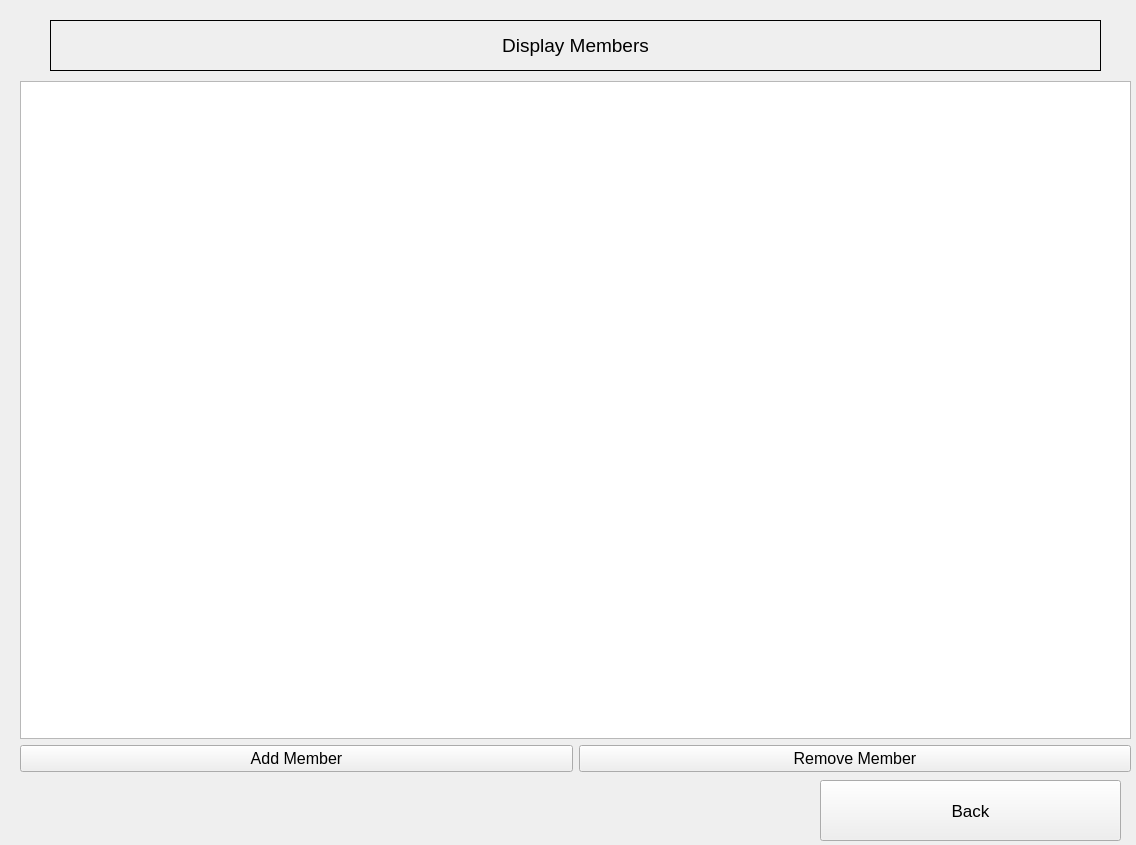
<?xml version="1.0" encoding="UTF-8"?>
<ui version="4.0">
 <class>Admin</class>
 <widget class="QDialog" name="Admin">
  <property name="geometry">
   <rect>
    <x>0</x>
    <y>0</y>
    <width>1136</width>
    <height>845</height>
   </rect>
  </property>
  <property name="windowTitle">
   <string>Dialog</string>
  </property>
  <property name="styleSheet">
   <string notr="true"/>
  </property>
  <widget class="QStackedWidget" name="stackedWidget">
   <property name="geometry">
    <rect>
     <x>10</x>
     <y>10</y>
     <width>1121</width>
     <height>831</height>
    </rect>
   </property>
   <property name="styleSheet">
    <string notr="true"/>
   </property>
   <property name="currentIndex">
    <number>1</number>
   </property>
   <widget class="QWidget" name="MainMenu">
    <widget class="QWidget" name="layoutWidget">
     <property name="geometry">
      <rect>
       <x>30</x>
       <y>240</y>
       <width>1061</width>
       <height>431</height>
      </rect>
     </property>
     <layout class="QVBoxLayout" name="verticalLayout">
      <item>
       <widget class="QPushButton" name="PushButton_DisplayMembers">
        <property name="minimumSize">
         <size>
          <width>161</width>
          <height>41</height>
         </size>
        </property>
        <property name="font">
         <font>
          <pointsize>16</pointsize>
         </font>
        </property>
        <property name="styleSheet">
         <string notr="true"/>
        </property>
        <property name="text">
         <string>Display Members</string>
        </property>
       </widget>
      </item>
      <item>
       <widget class="QPushButton" name="PushButton_DisplayInventory">
        <property name="minimumSize">
         <size>
          <width>161</width>
          <height>41</height>
         </size>
        </property>
        <property name="font">
         <font>
          <pointsize>16</pointsize>
         </font>
        </property>
        <property name="styleSheet">
         <string notr="true"/>
        </property>
        <property name="text">
         <string>Display Inventory</string>
        </property>
       </widget>
      </item>
      <item>
       <widget class="QPushButton" name="PushButton_DisplayUpAndDown">
        <property name="minimumSize">
         <size>
          <width>211</width>
          <height>41</height>
         </size>
        </property>
        <property name="font">
         <font>
          <pointsize>16</pointsize>
         </font>
        </property>
        <property name="styleSheet">
         <string notr="true"/>
        </property>
        <property name="text">
         <string>Upgrade/Downgrade Members</string>
        </property>
       </widget>
      </item>
     </layout>
    </widget>
    <widget class="QPushButton" name="PushButton_BackToMain">
     <property name="geometry">
      <rect>
       <x>800</x>
       <y>750</y>
       <width>301</width>
       <height>61</height>
      </rect>
     </property>
     <property name="font">
      <font>
       <pointsize>14</pointsize>
      </font>
     </property>
     <property name="styleSheet">
      <string notr="true"/>
     </property>
     <property name="text">
      <string>Back</string>
     </property>
    </widget>
    <widget class="QLabel" name="WelcomeLabel">
     <property name="geometry">
      <rect>
       <x>50</x>
       <y>60</y>
       <width>1021</width>
       <height>131</height>
      </rect>
     </property>
     <property name="font">
      <font>
       <pointsize>16</pointsize>
      </font>
     </property>
     <property name="styleSheet">
      <string notr="true"/>
     </property>
     <property name="frameShape">
      <enum>QFrame::Box</enum>
     </property>
     <property name="text">
      <string>Welcome to the Administration Page</string>
     </property>
     <property name="alignment">
      <set>Qt::AlignCenter</set>
     </property>
    </widget>
   </widget>
   <widget class="QWidget" name="DisplayMembers">
    <widget class="QWidget" name="layoutWidget_2">
     <property name="geometry">
      <rect>
       <x>10</x>
       <y>71</y>
       <width>1111</width>
       <height>691</height>
      </rect>
     </property>
     <layout class="QVBoxLayout" name="verticalLayout_2">
      <item>
       <widget class="QTableView" name="membersTable">
        <property name="styleSheet">
         <string notr="true"/>
        </property>
       </widget>
      </item>
      <item>
       <layout class="QHBoxLayout" name="horizontalLayout_2">
        <item>
         <widget class="QPushButton" name="PushButton_AddMember">
          <property name="font">
           <font>
            <pointsize>12</pointsize>
           </font>
          </property>
          <property name="styleSheet">
           <string notr="true"/>
          </property>
          <property name="text">
           <string>Add Member</string>
          </property>
         </widget>
        </item>
        <item>
         <widget class="QPushButton" name="PushButton_RemoveMember">
          <property name="font">
           <font>
            <pointsize>12</pointsize>
           </font>
          </property>
          <property name="styleSheet">
           <string notr="true"/>
          </property>
          <property name="text">
           <string>Remove Member</string>
          </property>
         </widget>
        </item>
       </layout>
      </item>
     </layout>
    </widget>
    <widget class="QLabel" name="labelpage2">
     <property name="geometry">
      <rect>
       <x>40</x>
       <y>10</y>
       <width>1051</width>
       <height>51</height>
      </rect>
     </property>
     <property name="font">
      <font>
       <pointsize>14</pointsize>
      </font>
     </property>
     <property name="styleSheet">
      <string notr="true"/>
     </property>
     <property name="frameShape">
      <enum>QFrame::Box</enum>
     </property>
     <property name="text">
      <string>Display Members</string>
     </property>
     <property name="alignment">
      <set>Qt::AlignCenter</set>
     </property>
    </widget>
    <widget class="QPushButton" name="PushButton_BackToHome">
     <property name="geometry">
      <rect>
       <x>810</x>
       <y>770</y>
       <width>301</width>
       <height>61</height>
      </rect>
     </property>
     <property name="font">
      <font>
       <pointsize>13</pointsize>
      </font>
     </property>
     <property name="styleSheet">
      <string notr="true"/>
     </property>
     <property name="text">
      <string>Back</string>
     </property>
    </widget>
   </widget>
   <widget class="QWidget" name="DisplayInventory">
    <widget class="QWidget" name="layoutWidget_3">
     <property name="geometry">
      <rect>
       <x>10</x>
       <y>80</y>
       <width>1111</width>
       <height>681</height>
      </rect>
     </property>
     <layout class="QVBoxLayout" name="verticalLayout_3">
      <item>
       <widget class="QTableView" name="itemsTable">
        <property name="styleSheet">
         <string notr="true"/>
        </property>
        <property name="selectionMode">
         <enum>QAbstractItemView::MultiSelection</enum>
        </property>
        <property name="selectionBehavior">
         <enum>QAbstractItemView::SelectRows</enum>
        </property>
       </widget>
      </item>
      <item>
       <layout class="QHBoxLayout" name="horizontalLayout_4">
        <item>
         <widget class="QPushButton" name="PushButton_AddItem">
          <property name="font">
           <font>
            <pointsize>10</pointsize>
           </font>
          </property>
          <property name="styleSheet">
           <string notr="true"/>
          </property>
          <property name="text">
           <string>Add Item</string>
          </property>
         </widget>
        </item>
        <item>
         <widget class="QPushButton" name="PushButton_ModifyItem">
          <property name="font">
           <font>
            <pointsize>10</pointsize>
           </font>
          </property>
          <property name="styleSheet">
           <string notr="true"/>
          </property>
          <property name="text">
           <string>Modify Item</string>
          </property>
         </widget>
        </item>
        <item>
         <widget class="QPushButton" name="PushButton_RemoveItem">
          <property name="font">
           <font>
            <pointsize>10</pointsize>
           </font>
          </property>
          <property name="styleSheet">
           <string notr="true"/>
          </property>
          <property name="text">
           <string>Remove Item</string>
          </property>
         </widget>
        </item>
       </layout>
      </item>
     </layout>
    </widget>
    <widget class="QLabel" name="labelpage3">
     <property name="geometry">
      <rect>
       <x>40</x>
       <y>10</y>
       <width>1041</width>
       <height>61</height>
      </rect>
     </property>
     <property name="font">
      <font>
       <pointsize>14</pointsize>
      </font>
     </property>
     <property name="styleSheet">
      <string notr="true"/>
     </property>
     <property name="frameShape">
      <enum>QFrame::Box</enum>
     </property>
     <property name="text">
      <string>Display Inventory</string>
     </property>
     <property name="alignment">
      <set>Qt::AlignCenter</set>
     </property>
    </widget>
    <widget class="QPushButton" name="PushButton_BackToHome2">
     <property name="geometry">
      <rect>
       <x>850</x>
       <y>770</y>
       <width>271</width>
       <height>51</height>
      </rect>
     </property>
     <property name="font">
      <font>
       <pointsize>14</pointsize>
      </font>
     </property>
     <property name="styleSheet">
      <string notr="true"/>
     </property>
     <property name="text">
      <string>Back</string>
     </property>
    </widget>
   </widget>
   <widget class="QWidget" name="DisplayUpAndDown">
    <widget class="QWidget" name="layoutWidget_4">
     <property name="geometry">
      <rect>
       <x>0</x>
       <y>80</y>
       <width>1121</width>
       <height>691</height>
      </rect>
     </property>
     <layout class="QVBoxLayout" name="verticalLayout_6">
      <item>
       <layout class="QVBoxLayout" name="verticalLayout_7">
        <item alignment="Qt::AlignHCenter|Qt::AlignVCenter">
         <widget class="QLabel" name="Label_MembershipUpgrades">
          <property name="font">
           <font>
            <pointsize>10</pointsize>
           </font>
          </property>
          <property name="styleSheet">
           <string notr="true"/>
          </property>
          <property name="text">
           <string>Suggested Membership To Upgrades</string>
          </property>
         </widget>
        </item>
        <item>
         <widget class="QTableView" name="UpgradeTable">
          <property name="font">
           <font>
            <pointsize>9</pointsize>
           </font>
          </property>
          <property name="styleSheet">
           <string notr="true"/>
          </property>
         </widget>
        </item>
       </layout>
      </item>
      <item>
       <layout class="QVBoxLayout" name="verticalLayout_4">
        <item alignment="Qt::AlignHCenter|Qt::AlignVCenter">
         <widget class="QLabel" name="Label_MembershipDowngrades">
          <property name="font">
           <font>
            <pointsize>10</pointsize>
           </font>
          </property>
          <property name="styleSheet">
           <string notr="true"/>
          </property>
          <property name="text">
           <string>Suggested Membership To Downgrades</string>
          </property>
         </widget>
        </item>
        <item>
         <widget class="QTableView" name="DowngradeTable">
          <property name="font">
           <font>
            <pointsize>9</pointsize>
           </font>
          </property>
          <property name="styleSheet">
           <string notr="true"/>
          </property>
         </widget>
        </item>
       </layout>
      </item>
     </layout>
    </widget>
    <widget class="QLabel" name="labelpage4">
     <property name="geometry">
      <rect>
       <x>20</x>
       <y>10</y>
       <width>1071</width>
       <height>61</height>
      </rect>
     </property>
     <property name="font">
      <font>
       <pointsize>14</pointsize>
      </font>
     </property>
     <property name="styleSheet">
      <string notr="true"/>
     </property>
     <property name="frameShape">
      <enum>QFrame::Box</enum>
     </property>
     <property name="text">
      <string>Upgrade/Downgrade Members</string>
     </property>
     <property name="alignment">
      <set>Qt::AlignCenter</set>
     </property>
    </widget>
    <widget class="QPushButton" name="PushButton_BackToHome3">
     <property name="geometry">
      <rect>
       <x>920</x>
       <y>780</y>
       <width>201</width>
       <height>51</height>
      </rect>
     </property>
     <property name="font">
      <font>
       <pointsize>14</pointsize>
      </font>
     </property>
     <property name="styleSheet">
      <string notr="true"/>
     </property>
     <property name="text">
      <string>Back</string>
     </property>
    </widget>
    <widget class="QLabel" name="Label_ConversionNum">
     <property name="geometry">
      <rect>
       <x>100</x>
       <y>780</y>
       <width>811</width>
       <height>41</height>
      </rect>
     </property>
     <property name="font">
      <font>
       <pointsize>12</pointsize>
      </font>
     </property>
     <property name="styleSheet">
      <string notr="true"/>
     </property>
     <property name="text">
      <string>Number of Recommened Conversions</string>
     </property>
     <property name="alignment">
      <set>Qt::AlignCenter</set>
     </property>
    </widget>
   </widget>
  </widget>
 </widget>
 <resources/>
 <connections/>
</ui>
